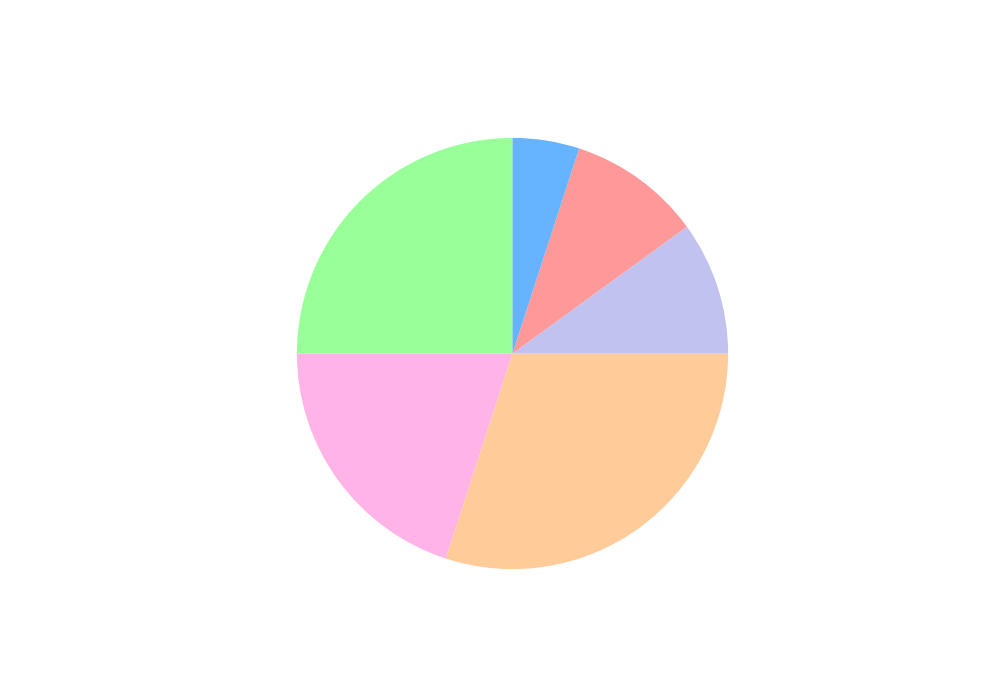

Here is the Python script that generated this plot:
import matplotlib.pyplot as plt

# Define the data
percentages = [25, 20, 30, 10, 10, 5]

# Manually adjusted colors for the segments
colors = ['#99ff99', '#ffb3e6', '#ffcc99', '#c2c2f0', '#ff9999', '#66b3ff']

# Create pie chart
fig, ax = plt.subplots(figsize=(10, 7))

# Creating the pie chart without any stylistic elements
ax.pie(
    percentages,
    startangle=90,
    colors=colors
)

# Display the pie chart
plt.show()
